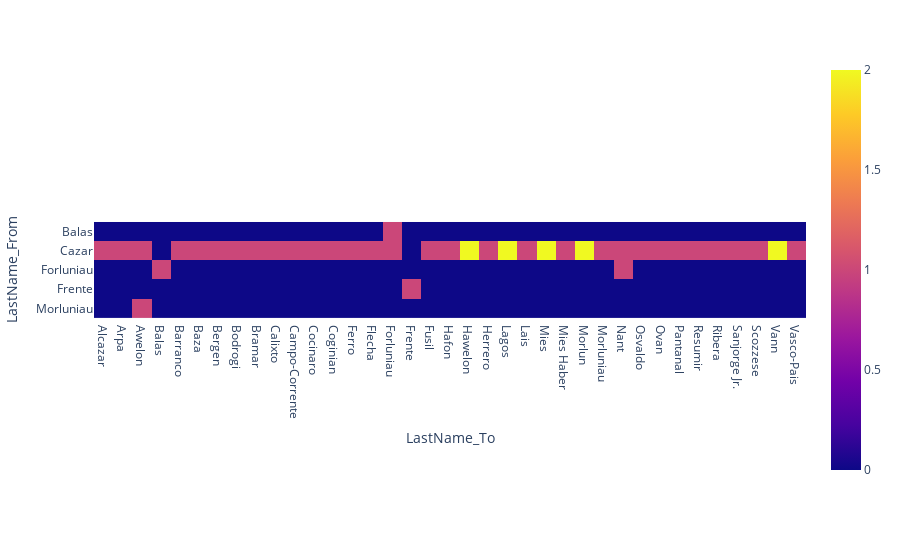

The notebook cell this image was saved under:
### Code cell
new2Day_names = new_2Day[['LastName_From','LastName_To','count']]
pivot = pd.pivot_table(new2Day_names, values='count', index='LastName_From', columns='LastName_To',
               aggfunc='count')
pivot = pivot.fillna(0)
fig = px.imshow(pivot)
fig.show()

### Figure 1 — Plotly figure (JSON) as saved in the notebook; plotly's stock layout.template omitted (floating-point values rounded to 4 significant figures; data arrays with more than 128 entries replaced by an {"elided": "..."} marker saying what was removed)
{"data": [{"coloraxis": "coloraxis", "hovertemplate": "LastName_To: %{x}<br>LastName_From: %{y}<br>color: %{z}<extra></extra>", "name": "0", "type": "heatmap", "x": ["Alcazar", "Arpa", "Awelon", "Balas", "Barranco", "Baza", "Bergen", "Bodrogi", "Bramar", "Calixto", "Campo-Corrente", "Cocinaro", "Coginian", "Ferro", "Flecha", "Forluniau", "Frente", "Fusil", "Hafon", "Hawelon", "Herrero", "Lagos", "Lais", "Mies", "Mies Haber", "Morlun", "Morluniau", "Nant", "Osvaldo", "Ovan", "Pantanal", "Resumir", "Ribera", "Sanjorge Jr.", "Scozzese", "Vann", "Vasco-Pais"], "xaxis": "x", "y": ["Balas", "Cazar", "Forluniau", "Frente", "Morluniau"], "yaxis": "y", "z": {"elided": "5x37 int values"}}], "layout": {"coloraxis": {"colorscale": [[0, "#0d0887"], [0.1111, "#46039f"], [0.2222, "#7201a8"], [0.3333, "#9c179e"], [0.4444, "#bd3786"], [0.5556, "#d8576b"], [0.6667, "#ed7953"], [0.7778, "#fb9f3a"], [0.8889, "#fdca26"], [1, "#f0f921"]]}, "margin": {"t": 60}, "xaxis": {"anchor": "y", "constrain": "domain", "domain": [0, 1], "scaleanchor": "y", "title": {"text": "LastName_To"}}, "yaxis": {"anchor": "x", "autorange": "reversed", "constrain": "domain", "domain": [0, 1], "title": {"text": "LastName_From"}}}}
